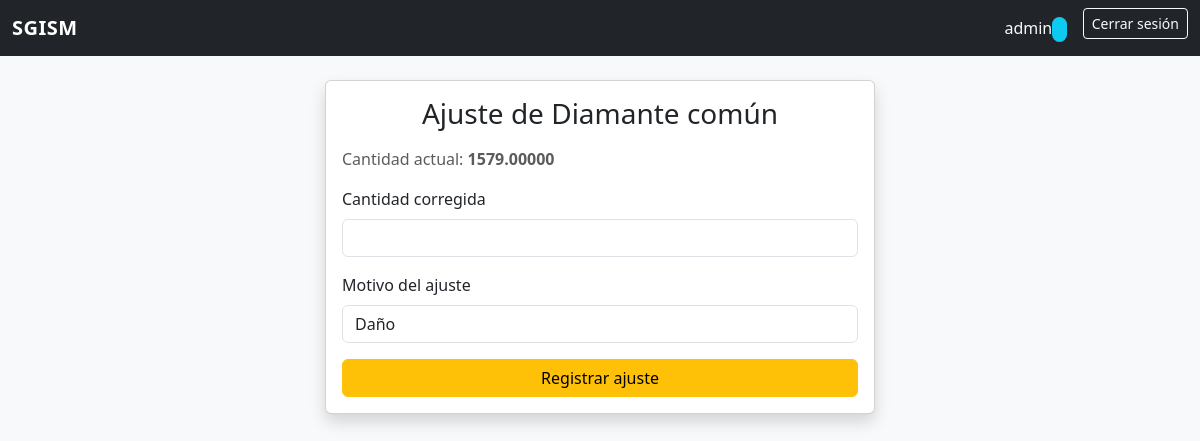
The app's page /inventory/adjustment/DIM01/ (signed in), older data.
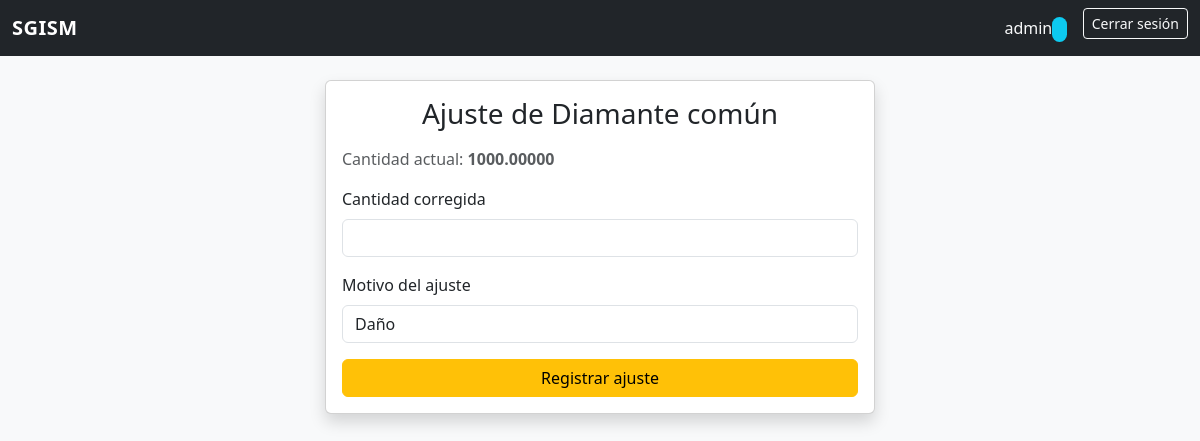
The same page, newer data.
### inventory/models.py (models this page shows)
class Gemstone(models.Model):
    id = models.CharField(max_length=5, primary_key=True)
    type = models.CharField(max_length=100)
    name = models.CharField(max_length=100)
    ammount_available = models.DecimalField(max_digits=20, decimal_places=5, default=0)

### inventory/views.py (the view, shortened to what this page needs)
# urls.py: path("adjustment/<slug:gemstone_id>/", views.adjustment_movement, name="adjustment"),
@login_required
@roles_required(["gerente", "asistente"])
def adjustment_movement(request, gemstone_id):
    gemstone = get_object_or_404(Gemstone, pk=gemstone_id)
    context = {
        "gemstone": gemstone,
    }
    return render(request, "inventory/adjustment_movement.html", context)

### inventory/templates/inventory/adjustment_movement.html (shortened to what this page needs)
{% extends "base.html" %}
{% block content %}
<div class="card shadow mx-auto" style="max-width: 550px;">
    <div class="card-body">
        <h3 class="text-center mb-3">Ajuste de {{ gemstone.name }}</h3>
        <form method="post" action="{% url 'adjustment' gemstone.id %}">
            <p class="text-muted">Cantidad actual: <strong>{{ gemstone.ammount_available }}</strong></p>
            <div class="mb-3">
                <label class="form-label">Cantidad corregida</label>
                <input type="number" name="ammount" class="form-control" min="0" required>
            </div>
            <div class="mb-3">
                <label class="form-label">Motivo del ajuste</label>
                <select name="motive" class="form-control" required>
                    <option value="damage">Daño</option>
                </select>
            </div>
            <button class="btn btn-warning w-100">Registrar ajuste</button>
        </form>
    </div>
</div>
{% endblock %}

Row changes from the older to the newer data that the page shows:
changed Gemstone "Diamante común": ammount_available "1579.00000" → "1000.00000"
